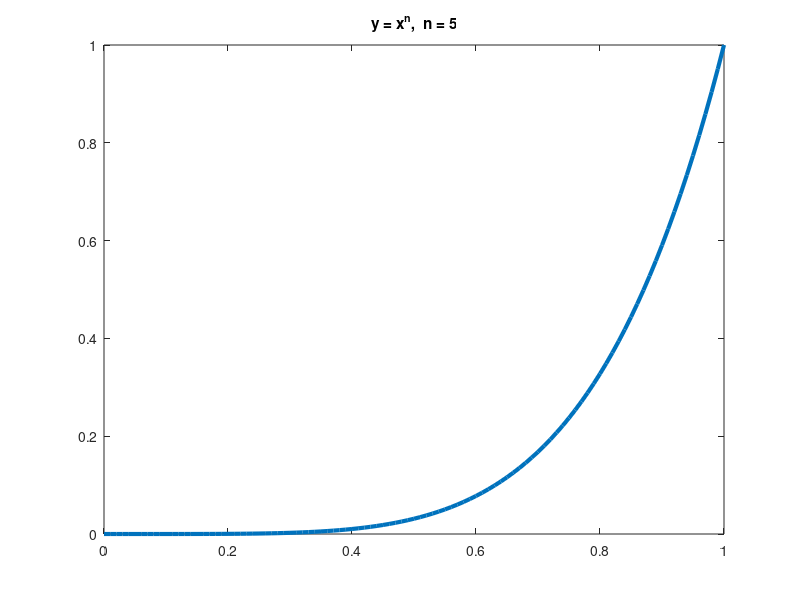

Reproduce this figure in MATLAB. (Note: this script raises an error after producing the figure.)
clc;
clear;
x = 0:0.01:1;
n = 1:0.5:5;
nImages = length(n);

fig = figure;
for idx = 1:nImages
    y = x.^n(idx);
    plot(x,y,'LineWidth',3)
    title(['y = x^n,  n = ' num2str( n(idx)) ])
    drawnow
    frame = getframe(fig);
    im{idx} = frame2im(frame);
end
close;

filename = 'testAnimated.gif'; % Specify the output file name
for idx = 1:nImages
    [A,map] = rgb2ind(im{idx},256);
    if idx == 1
        imwrite(A,map,filename,'gif','LoopCount',Inf,'DelayTime',1);
    else
        imwrite(A,map,filename,'gif','WriteMode','append','DelayTime',1);
    end
end